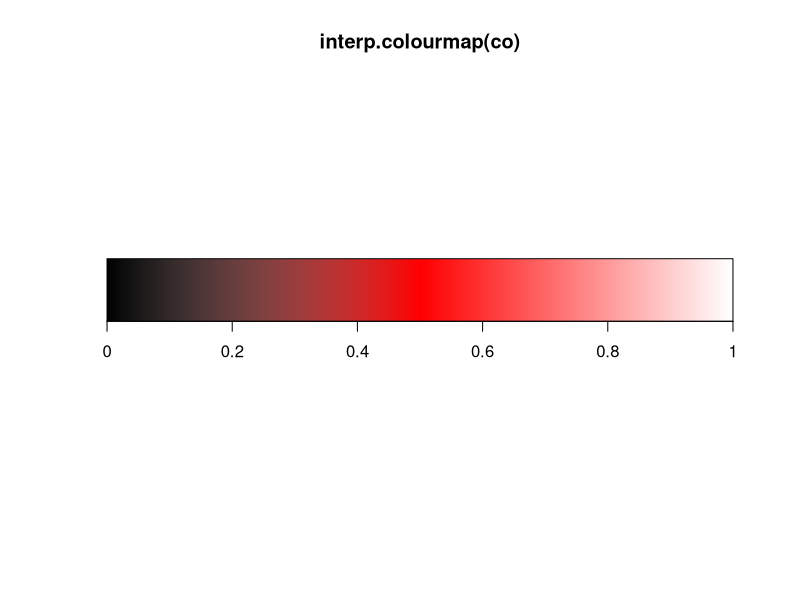

Generate this figure with R:
library(spatstat)


### Name: interp.colourmap
### Title: Interpolate smoothly between specified colours
### Aliases: interp.colourmap
### Keywords: spatial color

### ** Examples

  co <- colourmap(inputs=c(0, 0.5, 1), c("black", "red", "white"))
  plot(interp.colourmap(co))
